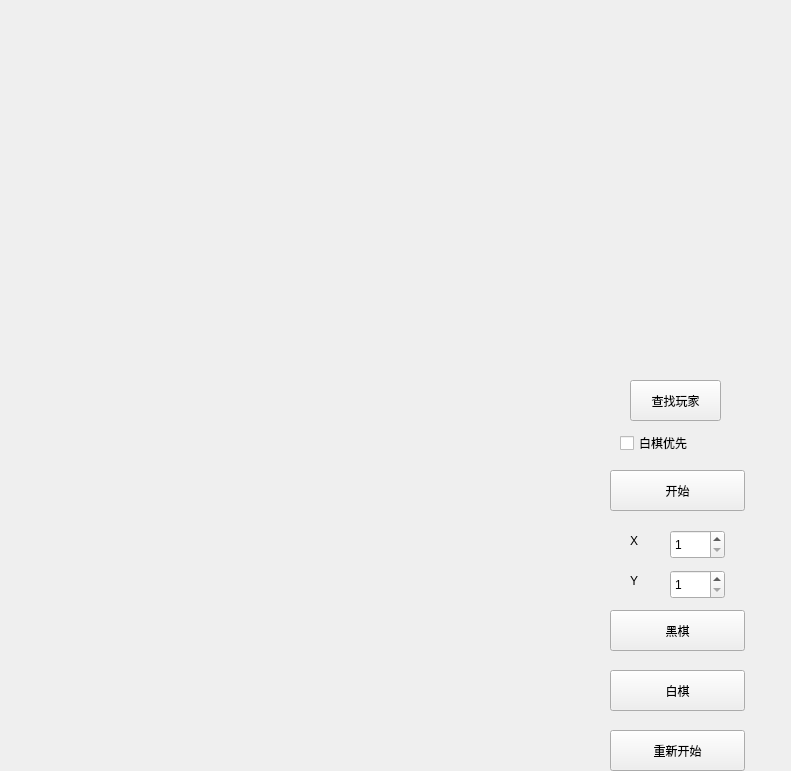
<?xml version="1.0" encoding="UTF-8"?>
<ui version="4.0">
 <class>mainWidget</class>
 <widget class="QWidget" name="mainWidget">
  <property name="geometry">
   <rect>
    <x>0</x>
    <y>0</y>
    <width>791</width>
    <height>771</height>
   </rect>
  </property>
  <property name="windowTitle">
   <string>mainWidget</string>
  </property>
  <widget class="QLabel" name="label_x">
   <property name="geometry">
    <rect>
     <x>630</x>
     <y>530</y>
     <width>99</width>
     <height>22</height>
    </rect>
   </property>
   <property name="text">
    <string>X</string>
   </property>
  </widget>
  <widget class="QLabel" name="label_y">
   <property name="geometry">
    <rect>
     <x>630</x>
     <y>570</y>
     <width>99</width>
     <height>22</height>
    </rect>
   </property>
   <property name="text">
    <string>Y</string>
   </property>
  </widget>
  <widget class="QSpinBox" name="spinBox_x">
   <property name="geometry">
    <rect>
     <x>670</x>
     <y>530</y>
     <width>55</width>
     <height>29</height>
    </rect>
   </property>
   <property name="minimum">
    <number>1</number>
   </property>
   <property name="maximum">
    <number>14</number>
   </property>
  </widget>
  <widget class="QSpinBox" name="spinBox_y">
   <property name="geometry">
    <rect>
     <x>670</x>
     <y>570</y>
     <width>55</width>
     <height>29</height>
    </rect>
   </property>
   <property name="minimum">
    <number>1</number>
   </property>
   <property name="maximum">
    <number>15</number>
   </property>
  </widget>
  <widget class="QPushButton" name="btn_black">
   <property name="geometry">
    <rect>
     <x>610</x>
     <y>610</y>
     <width>135</width>
     <height>41</height>
    </rect>
   </property>
   <property name="text">
    <string>黑棋</string>
   </property>
  </widget>
  <widget class="QPushButton" name="btn_white">
   <property name="geometry">
    <rect>
     <x>610</x>
     <y>670</y>
     <width>135</width>
     <height>41</height>
    </rect>
   </property>
   <property name="text">
    <string>白棋</string>
   </property>
  </widget>
  <widget class="QPushButton" name="btn_restart">
   <property name="geometry">
    <rect>
     <x>610</x>
     <y>730</y>
     <width>135</width>
     <height>41</height>
    </rect>
   </property>
   <property name="text">
    <string>重新开始</string>
   </property>
  </widget>
  <widget class="QPushButton" name="btn_start">
   <property name="geometry">
    <rect>
     <x>610</x>
     <y>470</y>
     <width>135</width>
     <height>41</height>
    </rect>
   </property>
   <property name="text">
    <string>开始</string>
   </property>
  </widget>
  <widget class="QCheckBox" name="btn_whitefirst">
   <property name="geometry">
    <rect>
     <x>620</x>
     <y>430</y>
     <width>122</width>
     <height>26</height>
    </rect>
   </property>
   <property name="text">
    <string>白棋优先</string>
   </property>
  </widget>
  <widget class="QPushButton" name="btn_conn">
   <property name="geometry">
    <rect>
     <x>630</x>
     <y>380</y>
     <width>91</width>
     <height>41</height>
    </rect>
   </property>
   <property name="text">
    <string>查找玩家</string>
   </property>
  </widget>
 </widget>
 <layoutdefault spacing="6" margin="11"/>
 <resources/>
 <connections/>
</ui>
